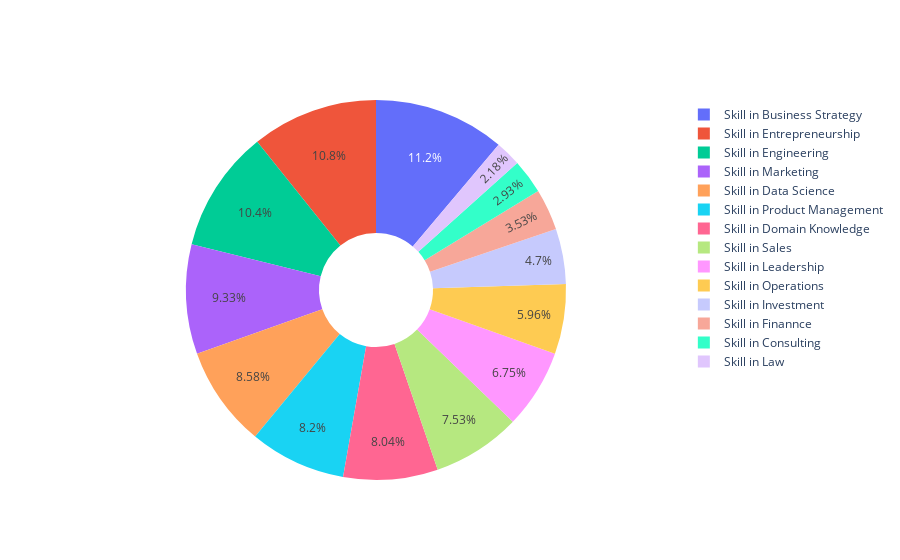

Write notebook code for a chart like this one.
### Markdown cell above
### 4.5.1 What are the skill sets of the entrepreneurs?

### Code cell
# Subset the skills of the founders & co-founders into a new dataframe
founderskill_df = df[['Entre', 'Ope', 'Eng', 'Mark', 'Lead', 'DS', 'BS', 'PM',
       'Sales', 'Domain', 'Law', 'Con', 'Fin', 'Inv']]
founderskill_c_df = pd.DataFrame(founderskill_df.apply(lambda column: (column != 0).sum()))
founderskill_c_df.reset_index(inplace=True)
founderskill_c_df.iloc[1] 
founderskill_c_df.rename(columns = {'index':'Skills', 0:'Frequency'}, inplace = True) 
founderskill_c_df.Frequency.values
data = founderskill_c_df
labels = ['Skill in Entrepreneurship', 'Skill in Operations', 'Skill in Engineering', 'Skill in Marketing', 
          'Skill in Leadership', 'Skill in Data Science', 'Skill in Business Strategy', 'Skill in Product Management',
          'Skill in Sales', 'Skill in Domain Knowledge', 'Skill in Law', 'Skill in Consulting', 'Skill in Finannce', 
          'Skill in Investment']
values = [341, 189, 329, 296, 214, 272, 354, 260, 239, 255,  69,  93, 112,
       149]

# Plot the skills
fig = go.Figure(data=[go.Pie(labels=labels, values=values, hole=.3)])
fig.show()

### Figure 1 — Plotly figure (JSON) as saved in the notebook; plotly's stock layout.template omitted (floating-point values rounded to 4 significant figures)
{"data": [{"hole": 0.3, "labels": ["Skill in Entrepreneurship", "Skill in Operations", "Skill in Engineering", "Skill in Marketing", "Skill in Leadership", "Skill in Data Science", "Skill in Business Strategy", "Skill in Product Management", "Skill in Sales", "Skill in Domain Knowledge", "Skill in Law", "Skill in Consulting", "Skill in Finannce", "Skill in Investment"], "type": "pie", "values": [341, 189, 329, 296, 214, 272, 354, 260, 239, 255, 69, 93, 112, 149]}], "layout": {}}
